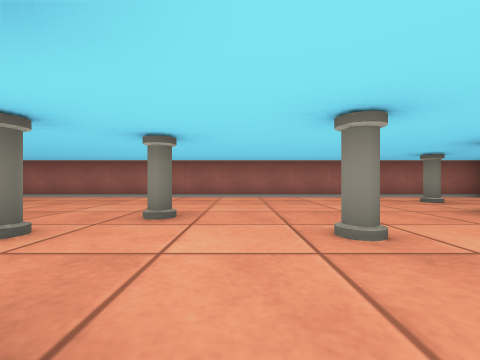
View 1 (above)

17 first-person views from a walk through a cub3D ray-caster map. The camera is about half as high as the walls, looks level and sees 90° across. The floor is counted in squares. Each view is taken from the middle of a square. On the plan, view 1 faces up. The plan holds only what a view shows up to about 9 squares ahead; the rest is blank.

View 2
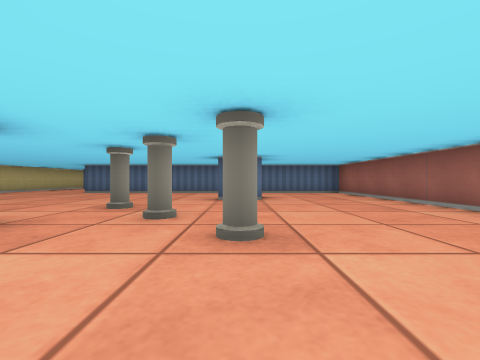

View 3
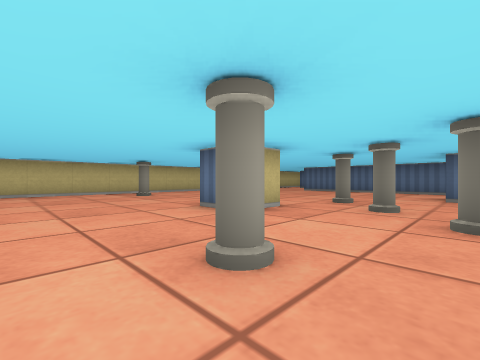

View 4
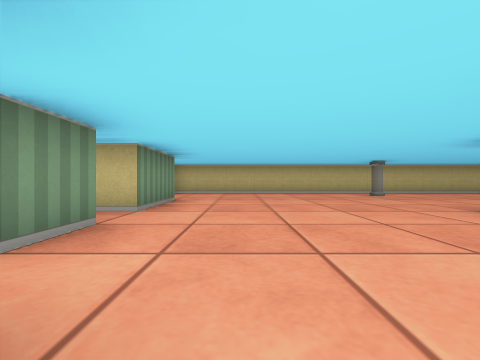

View 5
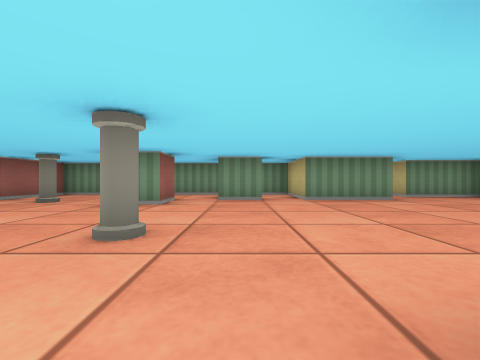

View 6
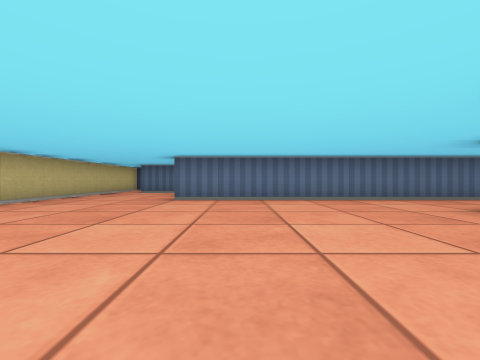

View 7
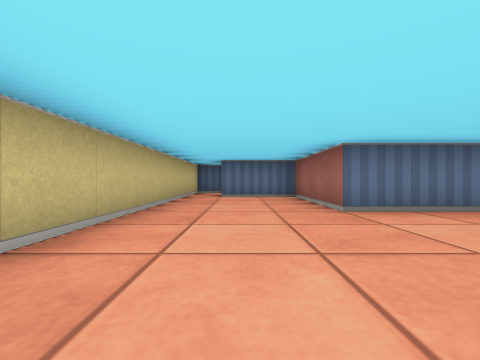

View 8
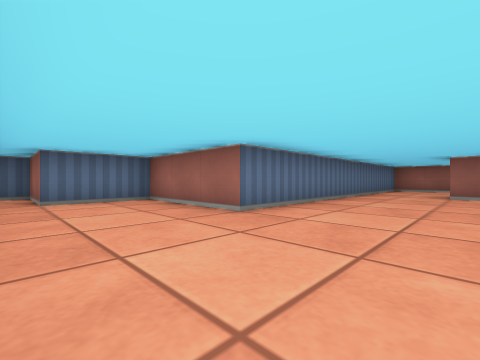

View 9
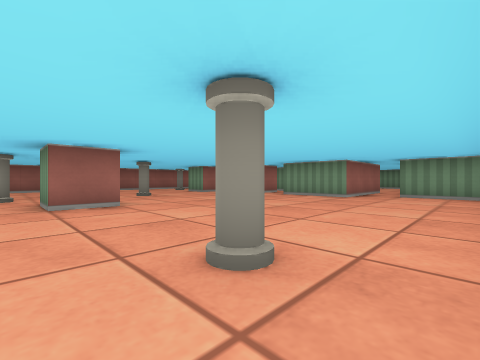

View 10
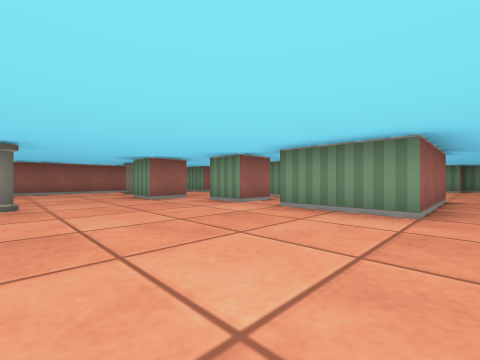

View 11
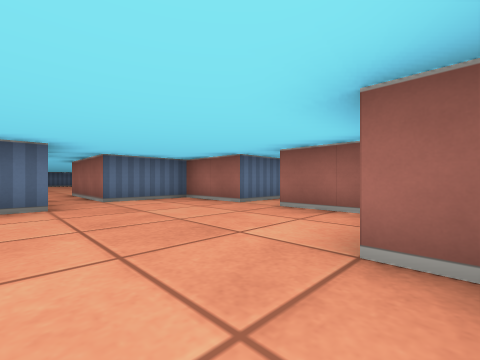

View 12
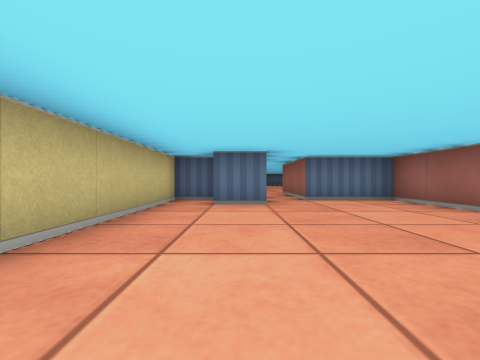

View 13
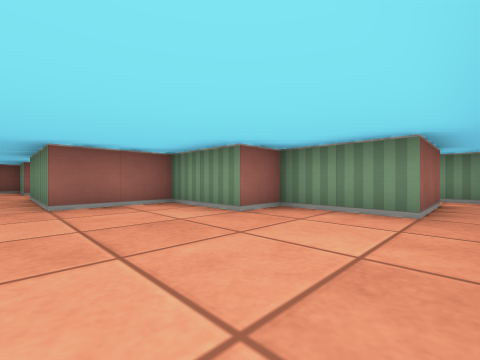

View 14
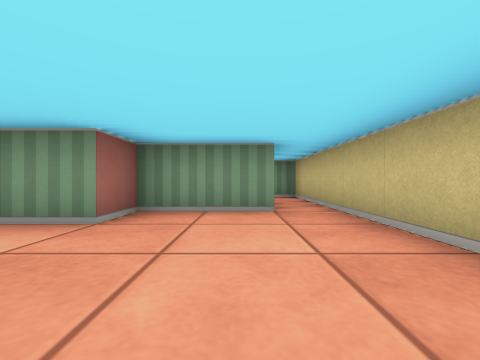

View 15
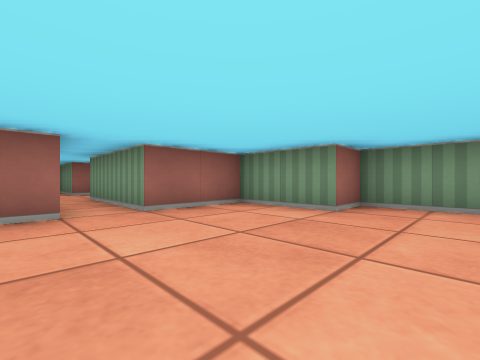

View 16
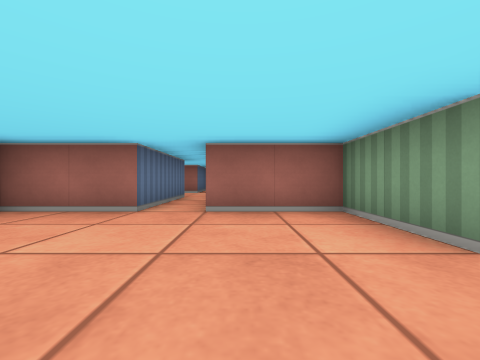

View 17
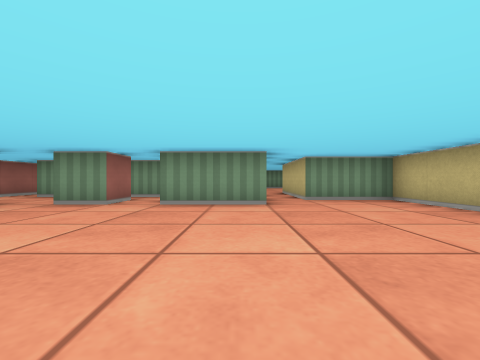

### Floor plan
Ten units are one square. View 1 is at (0, 0); x grows to the right and y downward. Boxes are objects, and circles mark ways between rooms. Rooms are numbered by the first view taken in them; rooms with no view inside come last. Other rooms are left out.
<svg viewBox="-130 -70 290 130">
<path fill="none" stroke="#000" d="M-5 0 -5 5 -15 5 -15 -5 -10 -5M-50 -25 -55 -25M-45 -35 -45 -25M45 -25 35 -25 35 -35M55 -5 45 -5 45 -15M55 25 45 25 45 5 65 5 65 -35M65 -54 65 -65 -75 -65 -75 25 -105 25 -105 45 -125 45 -125 55 55 55 55 35M75 45 75 55 155 55M55 35 85 35 85 45M95 -25 95 5 75 5 75 25 55 25M155 45 135 45 135 25 125 25 125 5 105 5 105 -25"/>
<rect x="-35" y="-15" width="10" height="10" fill="#bbb"><title>pillar</title></rect>
<rect x="-25" y="-25" width="10" height="10" fill="#bbb"><title>pillar</title></rect>
<rect x="-15" y="35" width="10" height="10" fill="#bbb"><title>pillar</title></rect>
<rect x="-15" y="-35" width="10" height="10" fill="#bbb"><title>pillar</title></rect>
<rect x="5" y="-25" width="10" height="10" fill="#bbb"><title>pillar</title></rect>
<rect x="35" y="-55" width="10" height="10" fill="#bbb"><title>pillar</title></rect>
<circle cx="65" cy="30" r="3" fill="#2a7"/>
<text x="-20" y="0">1</text>
<text x="100" y="30">2</text>
</svg>
Room 1 opens to room 2.

Where each view was taken, in squares from view 1:
view 1: 0 up, 0 right, facing up
view 2: 3 up, 1 right, facing left
view 3: 3 up, 2 right, facing down-left
view 4: 3 up, 3 right, facing down
view 5: 1 up, 1 left, facing right
view 6: 1 down, 2 left, facing left
view 7: 4 down, 4 left, facing left
view 8: 5 down, 5 left, facing up-left
view 9: 5 down, 2 left, facing up-right
view 10: 3 down, 1 right, facing up-right
view 11: 4 down, 13 right, facing up-left
view 12: 4 down, 13 right, facing left
view 13: 5 down, 10 right, facing up-right
view 14: 4 down, 10 right, facing right
view 15: 4 down, 9 right, facing up-right
view 16: 4 down, 11 right, facing up
view 17: 2 down, 0 right, facing right
